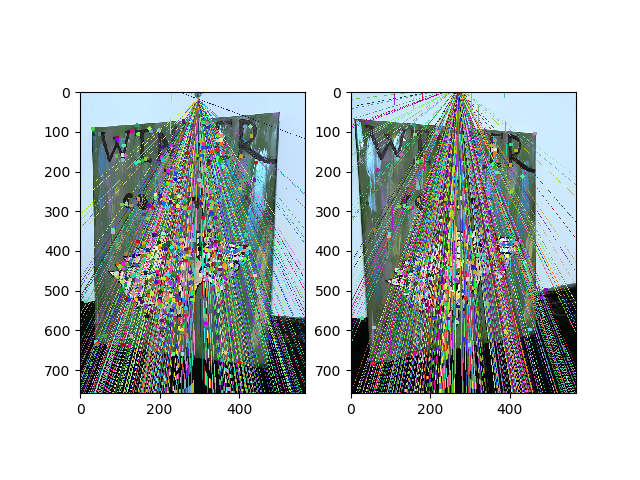

This figure's Python source:
# Dhruvik Patel
# Homework 5 - Problem 5

import cv2
import numpy as np
from matplotlib import pyplot as plt

imgL = cv2.imread('left.jpg')
imgR = cv2.imread('right.jpg')
# grayL= cv2.cvtColor(imgL,cv2.COLOR_BGR2GRAY)
# grayR= cv2.cvtColor(imgR,cv2.COLOR_BGR2GRAY)

siftL = cv2.SIFT()
siftR = cv2.SIFT()
kpL, desL = siftL.detectAndCompute(imgL,None)
kpR, desR = siftR.detectAndCompute(imgR,None)

# imgL=cv2.drawKeypoints(grayL,kpL)
# imgR=cv2.drawKeypoints(grayR,kpR)

# cv2.imwrite('sift_keypointsL.jpg',imgL)
# cv2.imwrite('sift_keypointsR.jpg',imgR)

FLANN_INDEX_KDTREE = 1
index_params = dict(algorithm=FLANN_INDEX_KDTREE, trees=5)
search_params = dict(checks=50)

flann = cv2.FlannBasedMatcher(index_params, search_params)
matches = flann.knnMatch(desL, desR, k=2)

good = []
ptsL = []
ptsR = []

for i,(m,n) in enumerate(matches):
	if m.distance < 0.8*n.distance:
		good.append(m)
		ptsR.append(kpR[m.trainIdx].pt)
		ptsL.append(kpL[m.queryIdx].pt)

draw_params = dict(matchColor = (0,255,0),
				   singlePointColor = (255,0,0),
				   good = good,
				   flags = 0)

# img3 = cv2.drawMatchesKnn(imgL, kpL, imgR, kpR, matches,None, **draw_params)
# img3 = cv2.drawMatches(grayL,kpL,grayR,kpR,good)
# plt.imshow(img3,),plt.show()

ptsL = np.float32(ptsL)
ptsR = np.float32(ptsR)
F, mask = cv2.findFundamentalMat(ptsL, ptsR, cv2.FM_8POINT)

ptsL = ptsL[mask.ravel()==1]
ptsR = ptsR[mask.ravel()==1]

def drawlines(img1,img2,lines,pts1,pts2):
    ''' img1 - image on which we draw the epilines for the points in img2
        lines - corresponding epilines '''
    r,c, channels = img1.shape
    # img1 = cv2.cvtColor(img1,cv2.COLOR_GRAY2BGR)
    # img2 = cv2.cvtColor(img2,cv2.COLOR_GRAY2BGR)
    for r,pt1,pt2 in zip(lines,pts1,pts2):
        color = tuple(np.random.randint(0,255,3).tolist())
        x0,y0 = map(int, [0, -r[2]/r[1] ])
        x1,y1 = map(int, [c, -(r[2]+r[0]*c)/r[1] ])
        cv2.line(img1, (x0,y0), (x1,y1), color,1)
        cv2.circle(img1,tuple(pt1),5,color,-1)
        cv2.circle(img2,tuple(pt2),5,color,-1)
    return img1,img2

linesL = cv2.computeCorrespondEpilines(ptsR.reshape(-1,1,2), 2, F)
linesL = linesL.reshape(-1, 3)

img5, img6 = drawlines(imgL, imgR, linesL, ptsL, ptsR)

linesR = cv2.computeCorrespondEpilines(ptsL.reshape(-1,1,2), 1, F)
linesR = linesR.reshape(-1, 3)
img3, img4 = drawlines(imgR, imgL, linesR, ptsR, ptsL)

plt.subplot(121), plt.imshow(img5)
plt.subplot(122), plt.imshow(img3)
plt.show()
